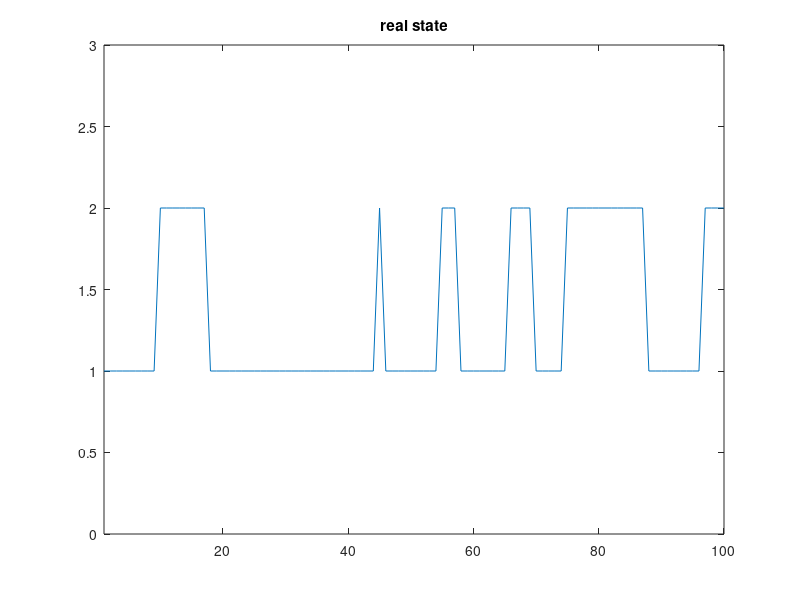
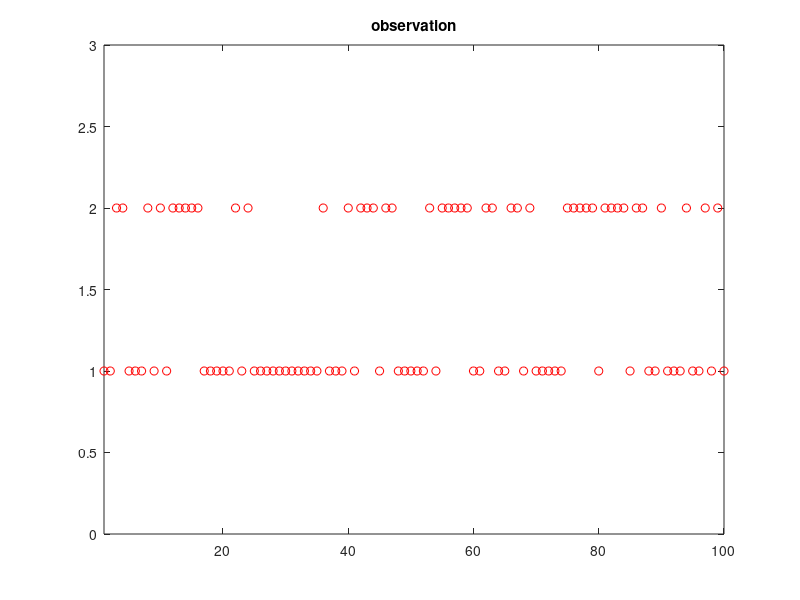

MATLAB code to generate these figures, in order: (Note: this script raises an error after producing the figures.)
% A simple demo to show discrete HMM

N = 2; % number of state
M = 2; % number of observation
state = [1, 2]; % state space
ob    = [1, 2];

a = 0.1;
b = 0.8;
A = [1-a, a;
    a, 1-a];
B = [b, 1-b;
    1-b, b];

K = 100;
k = 1;

x = zeros(1, K); % state sequence
y = zeros(1, K); % ob sequence

u = rand(); % init state
if u > 0.5
    x(k) = 1;
else
    x(k) = 2; 
end

u = rand();
if x(k) == 1
    if u <= b
        y(k) = 1;
    else
        y(k) = 2;
    end
else
    if u <= 1-b
        y(k) = 1;
    else
        y(k) = 2;
    end
end

while k < K
   k = k + 1;
   u = rand();
   
   if x(k-1) == 1 % cal the state the time k
       if u <= 1-a
           x(k) = 1;
       else
           x(k) = 2;
       end
   else
       if u <= a
           x(k) = 1;
       else
           x(k) = 2;
       end
   end
   
   u = rand();
    if x(k) == 1
        if u <= b
            y(k) = 1;
        else
            y(k) = 2;
        end
    else
        if u <= 1-b
            y(k) = 1;
        else
            y(k) = 2;
        end
    end   
end

figure(1);
plot(1:K, x);
axis([1, K, 0, 3]);
title('real state');
figure(2);
plot(1:K, y, 'ro');
axis([1, K, 0, 3]);
title('observation');

[P, S] = HMMViterbi([0.5, 0.5], A, B, y);

figure(3);
plot(1:K, S);
axis([1, K, 0, 3]);
title('estimated state');

correctRatio = length(find(S-x == 0))/K;
fprintf('Correct ratio : %f\n', correctRatio);